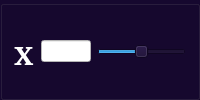
                      <widget class="QGroupBox" name="groupBox_6">
                       <property name="palette">
                        <palette>
                         <active>
                          <colorrole role="WindowText">
                           <brush brushstyle="SolidPattern">
                            <color alpha="255">
                             <red>255</red>
                             <green>255</green>
                             <blue>255</blue>
                            </color>
                           </brush>
                          </colorrole>
                          <colorrole role="Button">
                           <brush brushstyle="SolidPattern">
                            <color alpha="255">
                             <red>22</red>
                             <green>8</green>
                             <blue>47</blue>
                            </color>
                           </brush>
                          </colorrole>
                          <colorrole role="Text">
                           <brush brushstyle="SolidPattern">
                            <color alpha="255">
                             <red>0</red>
                             <green>0</green>
                             <blue>0</blue>
                            </color>
                           </brush>
                          </colorrole>
                          <colorrole role="ButtonText">
                           <brush brushstyle="SolidPattern">
                            <color alpha="255">
                             <red>0</red>
                             <green>0</green>
                             <blue>0</blue>
                            </color>
                           </brush>
                          </colorrole>
                          <colorrole role="Base">
                           <brush brushstyle="SolidPattern">
                            <color alpha="255">
                             <red>22</red>
                             <green>8</green>
                             <blue>47</blue>
                            </color>
                           </brush>
                          </colorrole>
                          <colorrole role="Window">
                           <brush brushstyle="SolidPattern">
                            <color alpha="255">
                             <red>22</red>
                             <green>8</green>
                             <blue>47</blue>
                            </color>
                           </brush>
                          </colorrole>
                          <colorrole role="PlaceholderText">
                           <brush brushstyle="SolidPattern">
                            <color alpha="128">
                             <red>255</red>
                             <green>255</green>
                             <blue>255</blue>
                            </color>
                           </brush>
                          </colorrole>
                         </active>
                         <inactive>
                          <colorrole role="WindowText">
                           <brush brushstyle="SolidPattern">
                            <color alpha="255">
                             <red>255</red>
                             <green>255</green>
                             <blue>255</blue>
                            </color>
                           </brush>
                          </colorrole>
                          <colorrole role="Button">
                           <brush brushstyle="SolidPattern">
                            <color alpha="255">
                             <red>22</red>
                             <green>8</green>
                             <blue>47</blue>
                            </color>
                           </brush>
                          </colorrole>
                          <colorrole role="Text">
                           <brush brushstyle="SolidPattern">
                            <color alpha="255">
                             <red>0</red>
                             <green>0</green>
                             <blue>0</blue>
                            </color>
                           </brush>
                          </colorrole>
                          <colorrole role="ButtonText">
                           <brush brushstyle="SolidPattern">
                            <color alpha="255">
                             <red>0</red>
                             <green>0</green>
                             <blue>0</blue>
                            </color>
                           </brush>
                          </colorrole>
                          <colorrole role="Base">
                           <brush brushstyle="SolidPattern">
                            <color alpha="255">
                             <red>22</red>
                             <green>8</green>
                             <blue>47</blue>
                            </color>
                           </brush>
                          </colorrole>
                          <colorrole role="Window">
                           <brush brushstyle="SolidPattern">
                            <color alpha="255">
                             <red>22</red>
                             <green>8</green>
                             <blue>47</blue>
                            </color>
                           </brush>
                          </colorrole>
                          <colorrole role="PlaceholderText">
                           <brush brushstyle="SolidPattern">
                            <color alpha="128">
                             <red>255</red>
                             <green>255</green>
                             <blue>255</blue>
                            </color>
                           </brush>
                          </colorrole>
                         </inactive>
                         <disabled>
                          <colorrole role="WindowText">
                           <brush brushstyle="SolidPattern">
                            <color alpha="255">
                             <red>255</red>
                             <green>255</green>
                             <blue>255</blue>
                            </color>
                           </brush>
                          </colorrole>
                          <colorrole role="Button">
                           <brush brushstyle="SolidPattern">
                            <color alpha="255">
                             <red>22</red>
                             <green>8</green>
                             <blue>47</blue>
                            </color>
                           </brush>
                          </colorrole>
                          <colorrole role="Text">
                           <brush brushstyle="SolidPattern">
                            <color alpha="255">
                             <red>255</red>
                             <green>255</green>
                             <blue>255</blue>
                            </color>
                           </brush>
                          </colorrole>
                          <colorrole role="ButtonText">
                           <brush brushstyle="SolidPattern">
                            <color alpha="255">
                             <red>255</red>
                             <green>255</green>
                             <blue>255</blue>
                            </color>
                           </brush>
                          </colorrole>
                          <colorrole role="Base">
                           <brush brushstyle="SolidPattern">
                            <color alpha="255">
                             <red>22</red>
                             <green>8</green>
                             <blue>47</blue>
                            </color>
                           </brush>
                          </colorrole>
                          <colorrole role="Window">
                           <brush brushstyle="SolidPattern">
                            <color alpha="255">
                             <red>22</red>
                             <green>8</green>
                             <blue>47</blue>
                            </color>
                           </brush>
                          </colorrole>
                          <colorrole role="PlaceholderText">
                           <brush brushstyle="SolidPattern">
                            <color alpha="128">
                             <red>255</red>
                             <green>255</green>
                             <blue>255</blue>
                            </color>
                           </brush>
                          </colorrole>
                         </disabled>
                        </palette>
                       </property>
                       <property name="title">
                        <string/>
                       </property>
                       <layout class="QHBoxLayout" name="horizontalLayout_5">
                        <item>
                         <widget class="QLabel" name="x_label">
                          <property name="font">
                           <font>
                            <family>URW Bookman [urw]</family>
                            <pointsize>27</pointsize>
                            <bold>true</bold>
                           </font>
                          </property>
                          <property name="text">
                           <string>x</string>
                          </property>
                         </widget>
                        </item>
                        <item>
                         <widget class="QLineEdit" name="x_move">
                          <property name="maximumSize">
                           <size>
                            <width>50</width>
                            <height>16777215</height>
                           </size>
                          </property>
                          <property name="palette">
                           <palette>
                            <active>
                             <colorrole role="WindowText">
                              <brush brushstyle="SolidPattern">
                               <color alpha="255">
                                <red>255</red>
                                <green>255</green>
                                <blue>255</blue>
                               </color>
                              </brush>
                             </colorrole>
                             <colorrole role="Button">
                              <brush brushstyle="SolidPattern">
                               <color alpha="255">
                                <red>255</red>
                                <green>255</green>
                                <blue>255</blue>
                               </color>
                              </brush>
                             </colorrole>
                             <colorrole role="Text">
                              <brush brushstyle="SolidPattern">
                               <color alpha="255">
                                <red>0</red>
                                <green>0</green>
                                <blue>0</blue>
                               </color>
                              </brush>
                             </colorrole>
                             <colorrole role="ButtonText">
                              <brush brushstyle="SolidPattern">
                               <color alpha="255">
                                <red>255</red>
                                <green>255</green>
                                <blue>255</blue>
                               </color>
                              </brush>
                             </colorrole>
                             <colorrole role="Base">
                              <brush brushstyle="SolidPattern">
                               <color alpha="255">
                                <red>255</red>
                                <green>255</green>
                                <blue>255</blue>
                               </color>
                              </brush>
                             </colorrole>
                             <colorrole role="Window">
                              <brush brushstyle="SolidPattern">
                               <color alpha="255">
                                <red>255</red>
                                <green>255</green>
                                <blue>255</blue>
                               </color>
                              </brush>
                             </colorrole>
                             <colorrole role="PlaceholderText">
                              <brush brushstyle="SolidPattern">
                               <color alpha="128">
                                <red>255</red>
                                <green>255</green>
                                <blue>255</blue>
                               </color>
                              </brush>
                             </colorrole>
                            </active>
                            <inactive>
                             <colorrole role="WindowText">
                              <brush brushstyle="SolidPattern">
                               <color alpha="255">
                                <red>255</red>
                                <green>255</green>
                                <blue>255</blue>
                               </color>
                              </brush>
                             </colorrole>
                             <colorrole role="Button">
                              <brush brushstyle="SolidPattern">
                               <color alpha="255">
                                <red>255</red>
                                <green>255</green>
                                <blue>255</blue>
                               </color>
                              </brush>
                             </colorrole>
                             <colorrole role="Text">
                              <brush brushstyle="SolidPattern">
                               <color alpha="255">
                                <red>0</red>
                                <green>0</green>
                                <blue>0</blue>
                               </color>
                              </brush>
                             </colorrole>
                             <colorrole role="ButtonText">
                              <brush brushstyle="SolidPattern">
                               <color alpha="255">
                                <red>255</red>
                                <green>255</green>
                                <blue>255</blue>
                               </color>
                              </brush>
                             </colorrole>
                             <colorrole role="Base">
                              <brush brushstyle="SolidPattern">
                               <color alpha="255">
                                <red>255</red>
                                <green>255</green>
                                <blue>255</blue>
                               </color>
                              </brush>
                             </colorrole>
                             <colorrole role="Window">
                              <brush brushstyle="SolidPattern">
                               <color alpha="255">
                                <red>255</red>
                                <green>255</green>
                                <blue>255</blue>
                               </color>
                              </brush>
                             </colorrole>
                             <colorrole role="PlaceholderText">
                              <brush brushstyle="SolidPattern">
                               <color alpha="128">
                                <red>255</red>
                                <green>255</green>
                                <blue>255</blue>
                               </color>
                              </brush>
                             </colorrole>
                            </inactive>
                            <disabled>
                             <colorrole role="WindowText">
                              <brush brushstyle="SolidPattern">
                               <color alpha="255">
                                <red>255</red>
                                <green>255</green>
                                <blue>255</blue>
                               </color>
                              </brush>
                             </colorrole>
                             <colorrole role="Button">
                              <brush brushstyle="SolidPattern">
                               <color alpha="255">
                                <red>255</red>
                                <green>255</green>
                                <blue>255</blue>
                               </color>
                              </brush>
                             </colorrole>
                             <colorrole role="Text">
                              <brush brushstyle="SolidPattern">
                               <color alpha="255">
                                <red>255</red>
                                <green>255</green>
                                <blue>255</blue>
                               </color>
                              </brush>
                             </colorrole>
                             <colorrole role="ButtonText">
                              <brush brushstyle="SolidPattern">
                               <color alpha="255">
                                <red>255</red>
                                <green>255</green>
                                <blue>255</blue>
                               </color>
                              </brush>
                             </colorrole>
                             <colorrole role="Base">
                              <brush brushstyle="SolidPattern">
                               <color alpha="255">
                                <red>255</red>
                                <green>255</green>
                                <blue>255</blue>
                               </color>
                              </brush>
                             </colorrole>
                             <colorrole role="Window">
                              <brush brushstyle="SolidPattern">
                               <color alpha="255">
                                <red>255</red>
                                <green>255</green>
                                <blue>255</blue>
                               </color>
                              </brush>
                             </colorrole>
                             <colorrole role="PlaceholderText">
                              <brush brushstyle="SolidPattern">
                               <color alpha="128">
                                <red>255</red>
                                <green>255</green>
                                <blue>255</blue>
                               </color>
                              </brush>
                             </colorrole>
                            </disabled>
                           </palette>
                          </property>
                          <property name="styleSheet">
                           <string notr="true">QLineEdit {
    color: black;
}
</string>
                          </property>
                          <property name="text">
                           <string/>
                          </property>
                         </widget>
                        </item>
                        <item>
                         <widget class="QSlider" name="x_move_slider">
                          <property name="palette">
                           <palette>
                            <active>
                             <colorrole role="WindowText">
                              <brush brushstyle="SolidPattern">
                               <color alpha="255">
                                <red>87</red>
                                <green>227</green>
                                <blue>137</blue>
                               </color>
                              </brush>
                             </colorrole>
                             <colorrole role="Button">
                              <brush brushstyle="SolidPattern">
                               <color alpha="255">
                                <red>22</red>
                                <green>8</green>
                                <blue>47</blue>
                               </color>
                              </brush>
                             </colorrole>
                             <colorrole role="Text">
                              <brush brushstyle="SolidPattern">
                               <color alpha="255">
                                <red>255</red>
                                <green>255</green>
                                <blue>255</blue>
                               </color>
                              </brush>
                             </colorrole>
                             <colorrole role="ButtonText">
                              <brush brushstyle="SolidPattern">
                               <color alpha="255">
                                <red>255</red>
                                <green>255</green>
                                <blue>255</blue>
                               </color>
                              </brush>
                             </colorrole>
                             <colorrole role="Base">
                              <brush brushstyle="SolidPattern">
                               <color alpha="255">
                                <red>22</red>
                                <green>8</green>
                                <blue>47</blue>
                               </color>
                              </brush>
                             </colorrole>
                             <colorrole role="Window">
                              <brush brushstyle="SolidPattern">
                               <color alpha="255">
                                <red>22</red>
                                <green>8</green>
                                <blue>47</blue>
                               </color>
                              </brush>
                             </colorrole>
                             <colorrole role="LinkVisited">
                              <brush brushstyle="SolidPattern">
                               <color alpha="255">
                                <red>53</red>
                                <green>132</green>
                                <blue>228</blue>
                               </color>
                              </brush>
                             </colorrole>
                             <colorrole role="PlaceholderText">
                              <brush brushstyle="SolidPattern">
                               <color alpha="128">
                                <red>255</red>
                                <green>255</green>
                                <blue>255</blue>
                               </color>
                              </brush>
                             </colorrole>
                            </active>
                            <inactive>
                             <colorrole role="WindowText">
                              <brush brushstyle="SolidPattern">
                               <color alpha="255">
                                <red>87</red>
                                <green>227</green>
                                <blue>137</blue>
                               </color>
                              </brush>
                             </colorrole>
                             <colorrole role="Button">
                              <brush brushstyle="SolidPattern">
                               <color alpha="255">
                                <red>22</red>
                                <green>8</green>
                                <blue>47</blue>
                               </color>
                              </brush>
                             </colorrole>
                             <colorrole role="Text">
                              <brush brushstyle="SolidPattern">
                               <color alpha="255">
                                <red>255</red>
                                <green>255</green>
                                <blue>255</blue>
                               </color>
                              </brush>
                             </colorrole>
                             <colorrole role="ButtonText">
                              <brush brushstyle="SolidPattern">
                               <color alpha="255">
                                <red>255</red>
                                <green>255</green>
                                <blue>255</blue>
                               </color>
                              </brush>
                             </colorrole>
                             <colorrole role="Base">
                              <brush brushstyle="SolidPattern">
                               <color alpha="255">
                                <red>22</red>
                                <green>8</green>
                                <blue>47</blue>
                               </color>
                              </brush>
                             </colorrole>
                             <colorrole role="Window">
                              <brush brushstyle="SolidPattern">
                               <color alpha="255">
                                <red>22</red>
                                <green>8</green>
                                <blue>47</blue>
                               </color>
                              </brush>
                             </colorrole>
                             <colorrole role="LinkVisited">
                              <brush brushstyle="SolidPattern">
                               <color alpha="255">
                                <red>53</red>
                                <green>132</green>
                                <blue>228</blue>
                               </color>
                              </brush>
                             </colorrole>
                             <colorrole role="PlaceholderText">
                              <brush brushstyle="SolidPattern">
                               <color alpha="128">
                                <red>255</red>
                                <green>255</green>
                                <blue>255</blue>
                               </color>
                              </brush>
                             </colorrole>
                            </inactive>
                            <disabled>
                             <colorrole role="WindowText">
                              <brush brushstyle="SolidPattern">
                               <color alpha="255">
                                <red>190</red>
                                <green>190</green>
                                <blue>190</blue>
                               </color>
                              </brush>
                             </colorrole>
                             <colorrole role="Button">
                              <brush brushstyle="SolidPattern">
                               <color alpha="255">
                                <red>22</red>
                                <green>8</green>
                                <blue>47</blue>
                               </color>
                              </brush>
                             </colorrole>
                             <colorrole role="Text">
                              <brush brushstyle="SolidPattern">
                               <color alpha="255">
                                <red>255</red>
                                <green>255</green>
                                <blue>255</blue>
                               </color>
                              </brush>
                             </colorrole>
                             <colorrole role="ButtonText">
                              <brush brushstyle="SolidPattern">
                               <color alpha="255">
                                <red>255</red>
                                <green>255</green>
                                <blue>255</blue>
                               </color>
                              </brush>
                             </colorrole>
                             <colorrole role="Base">
                              <brush brushstyle="SolidPattern">
                               <color alpha="255">
                                <red>22</red>
                                <green>8</green>
                                <blue>47</blue>
                               </color>
                              </brush>
                             </colorrole>
                             <colorrole role="Window">
                              <brush brushstyle="SolidPattern">
                               <color alpha="255">
                                <red>22</red>
                                <green>8</green>
                                <blue>47</blue>
                               </color>
                              </brush>
                             </colorrole>
                             <colorrole role="LinkVisited">
                              <brush brushstyle="SolidPattern">
                               <color alpha="255">
                                <red>53</red>
                                <green>132</green>
                                <blue>228</blue>
                               </color>
                              </brush>
                             </colorrole>
                             <colorrole role="PlaceholderText">
                              <brush brushstyle="SolidPattern">
                               <color alpha="128">
                                <red>255</red>
                                <green>255</green>
                                <blue>255</blue>
                               </color>
                              </brush>
                             </colorrole>
                            </disabled>
                           </palette>
                          </property>
                          <property name="minimum">
                           <number>-100</number>
                          </property>
                          <property name="maximum">
                           <number>100</number>
                          </property>
                          <property name="tracking">
                           <bool>true</bool>
                          </property>
                          <property name="orientation">
                           <enum>Qt::Horizontal</enum>
                          </property>
                         </widget>
                        </item>
                       </layout>
                      </widget>
